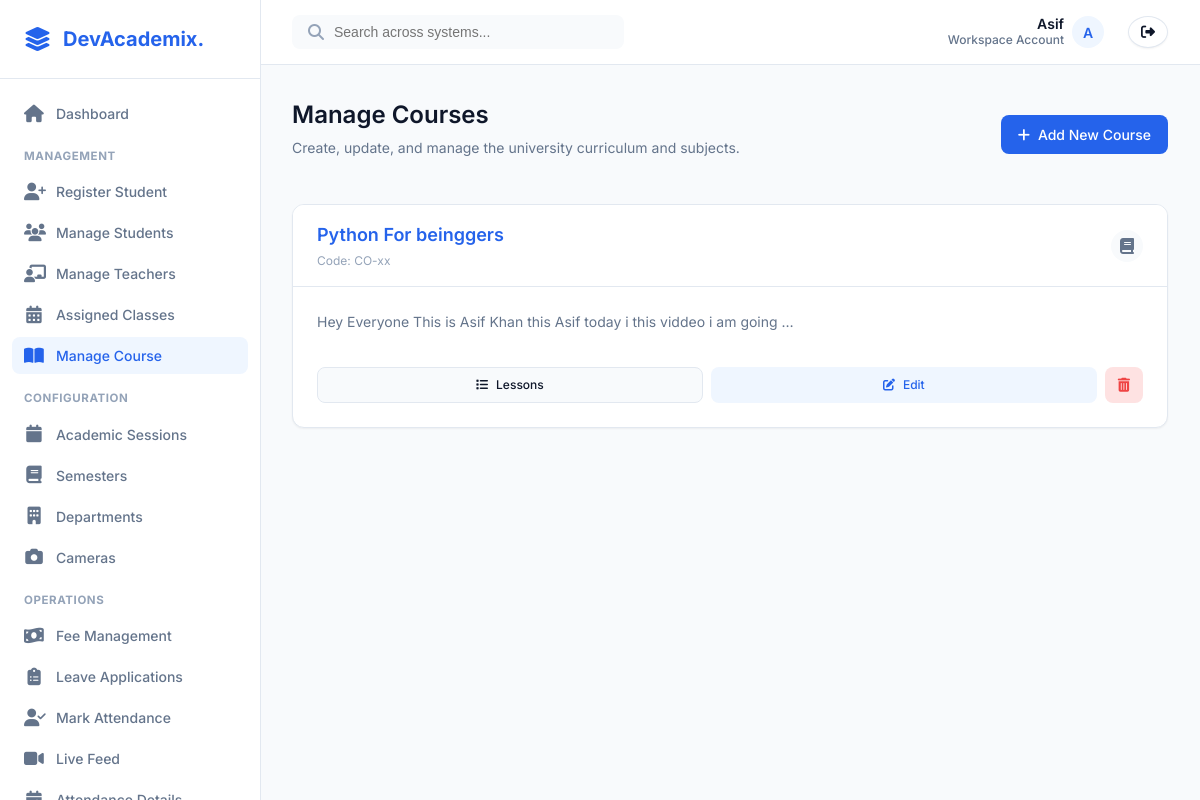
The app's page /admin-courses/ (signed in) with its own data.
### app1/models.py (models this page shows, shortened)
class Course(models.Model):
    name = models.CharField(max_length=255, unique=True, help_text="Course name")
    description = models.TextField(help_text="Course description")
    session = models.ForeignKey(Session, on_delete=models.CASCADE, related_name="courses")  # Linking to Session
    created_at = models.DateTimeField(auto_now_add=True)
    updated_at = models.DateTimeField(auto_now=True)

### app1/views.py (the view)
# urls.py: path('admin-courses/', views.manage_courses, name='manage_courses'),
@user_passes_test(is_admin)
def manage_courses(request):
    courses = Course.objects.prefetch_related("lessons").all()
    return render(request, "admin/manage_courses.html", {"courses": courses})

### app1/views.py (called while the page is built)
def is_admin(user):
    return user.is_staff

### templates/admin/manage_courses.html (shortened to what this page needs)
{% extends 'base.html' %}
{% block content %}
<div class="saas-page-header">
    <div>
        <h1 class="saas-page-title">Manage Courses</h1>
        <p class="saas-page-subtitle">Create, update, and manage the university curriculum and subjects.</p>
    </div>
    <div style="display: flex; gap: var(--space-3);">
        <a href="{% url 'add_course' %}" class="saas-btn saas-btn-primary">
            <i class="fas fa-plus"></i> Add New Course
        </a>
    </div>
</div>
<div class="saas-grid-4">
    {% for course in courses %}
    <div class="saas-card" style="display: flex; flex-direction: column;">
        <div class="saas-card-header" style="background: var(--surface-color);">
            <div style="display: flex; flex-direction: column;">
                <h3 class="saas-card-title" style="color: var(--primary-color);">{{ course.name }}</h3>
                <span style="font-size: 0.75rem; color: var(--text-tertiary); margin-top: var(--space-1);">Code: {{ course.code|default:"CO-xx" }}</span>
            </div>
            <div class="saas-avatar" style="width: 32px; height: 32px; background: var(--bg-color); color: var(--text-secondary);">
                <i class="fas fa-book"></i>
            </div>
        </div>
        <div class="saas-card-body" style="flex: 1;">
            <p style="font-size: 0.875rem; color: var(--text-secondary); margin: 0 0 var(--space-4) 0; min-height: 40px;">
                {{ course.description|truncatewords:15|default:"No description provided for this course module." }}
            </p>
            <div style="display: flex; flex-wrap: wrap; gap: var(--space-2); margin-top: auto;">
                <a href="{% url 'manage_lessons' course.id %}" class="saas-btn" style="background: var(--bg-color); color: var(--text-primary); border: 1px solid var(--border-color); flex: 1; font-size: 0.75rem;">
                    <i class="fas fa-list"></i> Lessons
                </a>
                <a href="{% url 'edit_course' course.id %}" class="saas-btn" style="background: var(--primary-light); color: var(--primary-color); flex: 1; font-size: 0.75rem;">
                    <i class="fas fa-edit"></i> Edit
                </a>
                <a href="{% url 'delete_course' course.id %}" onclick="return confirm('Are you sure you want to delete this course?');" class="saas-btn" style="background: var(--danger-light); color: var(--danger-color); padding-left: 12px; padding-right: 12px;">
                    <i class="fas fa-trash-alt"></i>
                </a>
            </div>
        </div>
    </div>
    {% endfor %}
</div>
{% endblock %}

### templates/base.html (shortened to what this page needs)
<!DOCTYPE html>
{% load static %}
<html lang="en">
<head>
    <link rel="stylesheet" href="https://cdnjs.cloudflare.com/ajax/libs/font-awesome/6.4.0/css/all.min.css">
    <link rel="stylesheet" href="{% static 'css/saas_theme.css' %}">
</head>
<body>
    <aside class="saas-sidebar" id="sidebar">
        <div class="saas-sidebar-header">
            <i class="fas fa-layer-group" style="font-size: 1.5rem; color: var(--primary-color);"></i>
            <h2>DevAcademix.</h2>
        </div>
        <nav class="saas-sidebar-nav">
            {% if not user.is_authenticated %}
            <a href="{% url 'login' %}" class="saas-nav-item">
                <i class="fas fa-sign-in-alt"></i> Login
            </a>
            {% elif user.is_staff or user.is_superuser %}
            <a href="{% url 'admin_dashboard' %}" class="saas-nav-item">
                <i class="fas fa-home"></i> Dashboard
            </a>
            <div style="font-size:0.72rem;font-weight:700;color:var(--text-tertiary);text-transform:uppercase;margin:var(--space-4) var(--space-3) var(--space-2);letter-spacing:0.05em;">Management</div>
            <a href="{% url 'register_student' %}" class="saas-nav-item">
                <i class="fas fa-user-plus"></i> Register Student
            </a>
            <a href="{% url 'student-list' %}" class="saas-nav-item">
                <i class="fas fa-users"></i> Manage Students
            </a>
            <a href="{% url 'teacher_list' %}" class="saas-nav-item">
                <i class="fas fa-chalkboard-teacher"></i> Manage Teachers
            </a>
            <a href="{% url 'assigned_class_list' %}" class="saas-nav-item">
                <i class="fas fa-calendar-alt"></i> Assigned Classes
            </a>
            <a href="{% url 'manage_courses' %}" class="saas-nav-item">
                <i class="fas fa-book-open"></i> Manage Course
            </a>
            <div style="font-size:0.72rem;font-weight:700;color:var(--text-tertiary);text-transform:uppercase;margin:var(--space-4) var(--space-3) var(--space-2);letter-spacing:0.05em;">Configuration</div>
            <a href="{% url 'session_list' %}" class="saas-nav-item">
                <i class="fas fa-calendar"></i> Academic Sessions
            </a>
            <a href="{% url 'semester_list' %}" class="saas-nav-item">
                <i class="fas fa-book"></i> Semesters
            </a>
            <a href="{% url 'department_list' %}" class="saas-nav-item">
                <i class="fas fa-building"></i> Departments
            </a>
            <a href="{% url 'camera_config_list' %}" class="saas-nav-item">
                <i class="fas fa-camera"></i> Cameras
            </a>
            <div style="font-size:0.72rem;font-weight:700;color:var(--text-tertiary);text-transform:uppercase;margin:var(--space-4) var(--space-3) var(--space-2);letter-spacing:0.05em;">Operations</div>
            <a href="{% url 'student_list_with_fees' %}" class="saas-nav-item">
                <i class="fas fa-money-bill-wave"></i> Fee Management
            </a>
            <a href="{% url 'leave_list' %}" class="saas-nav-item">
                <i class="fas fa-clipboard-list"></i> Leave Applications
            </a>
            <a href="{% url 'mark_attendance' %}" class="saas-nav-item">
                <i class="fas fa-user-check"></i> Mark Attendance
            </a>
            <a href="{% url 'capture_and_recognize_with_cam' %}" class="saas-nav-item">
                <i class="fas fa-video"></i> Live Feed
            </a>
            <a href="{% url 'student_attendance_list' %}" class="saas-nav-item">
                <i class="fas fa-calendar-check"></i> Attendance Details
            </a>
            {% endif %}
        </nav>
    </aside>
    <div class="saas-main" id="main-content">
        <header class="saas-header">
            <div style="display: flex; align-items: center;">
                <div class="saas-header-search">
                    <i class="fas fa-search" style="color: var(--text-tertiary);"></i>
                    <input type="text" placeholder="Search across systems...">
                </div>
            </div>
            <div class="saas-header-actions">
                {% if user.is_authenticated %}
                <div class="saas-user-profile">
                    <span style="display: flex; flex-direction: column; align-items: flex-end; line-height: 1.2;">
                        <span style="color: var(--text-primary); font-weight: 600;">{{ user.username|title }}</span>
                        <span style="font-size: 0.75rem;">Workspace Account</span>
                    </span>
                    <div class="saas-avatar">
                        {{ user.username|make_list|first|upper }}
                    </div>
                </div>
                <a href="{% url 'logout' %}" class="saas-btn saas-btn-secondary"
                    style="margin-left: var(--space-2); padding: var(--space-2) var(--space-3); border-radius: 50%;">
                    <i class="fas fa-sign-out-alt"></i>
                </a>
                {% else %}
                <a href="{% url 'login' %}" class="saas-btn saas-btn-primary">
                    <i class="fas fa-sign-in-alt"></i> Login
                </a>
                {% endif %}
            </div>
        </header>
        <main class="saas-content">
            {% block content %}
            {% endblock %}
        </main>
    </div>
</body>
</html>

### records on screen
Course: name "Python For beinggers", code "CO-xx", description "Hey Everyone This is Asif Khan this Asif today i this viddeo i am going …"

### other values on screen
{{ user.username|title }} "Asif"
{{ user.username|make_list|first|upper }} "A"
